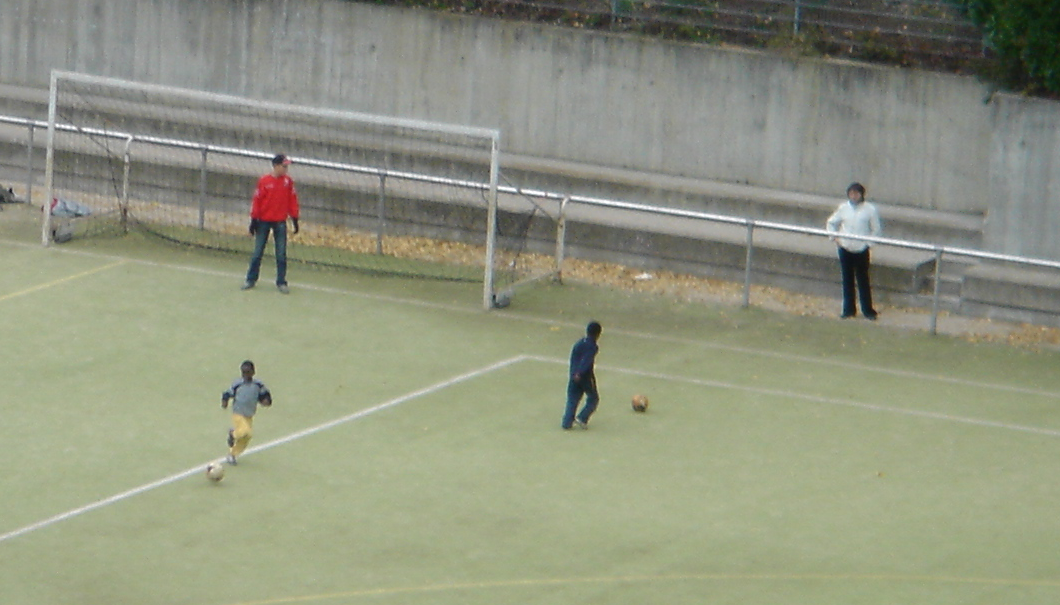
#> input picture test/crop001501.png, 1060 x 605 px
$ python test2.py
#> lines starting #> are read from the running program, lines starting #| are printed output that depends on the picture
import matplotlib.pyplot as plt
import cv2
from skimage.feature import hog
from skimage import data, color, exposure
import numpy as np

# [8 lines of commented-out code are left out]

image = cv2.imread('crop001501.png', cv2.IMREAD_GRAYSCALE) / 255.0
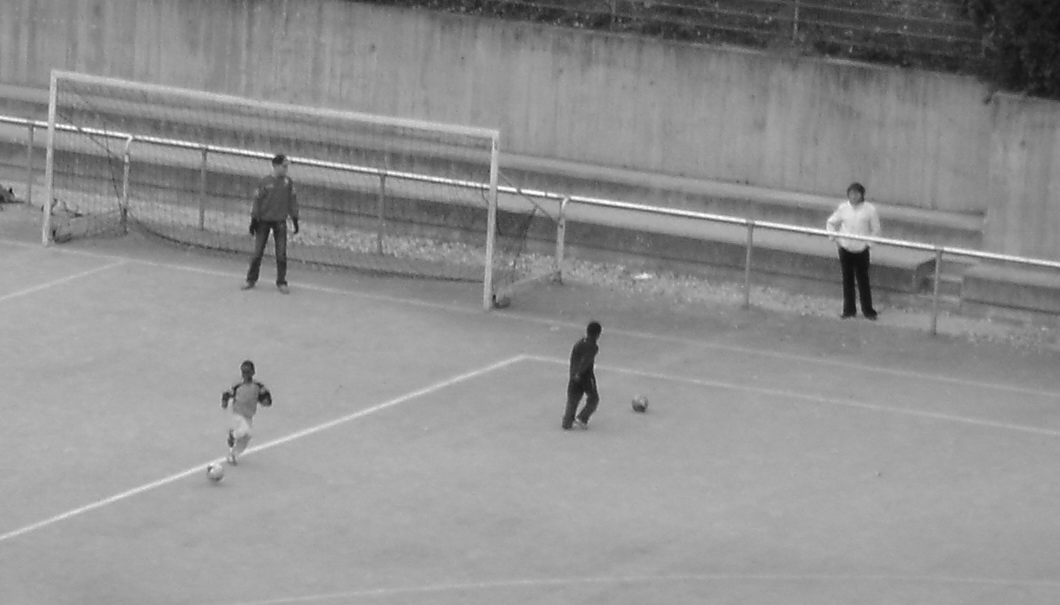
#> image: shape (605, 1060) float64; min 0.0588, max 1, mean 0.566

fd, hog_image = hog(image, orientations=10, pixels_per_cell=(16, 16),
                    cells_per_block=(1, 1), visualise=True)
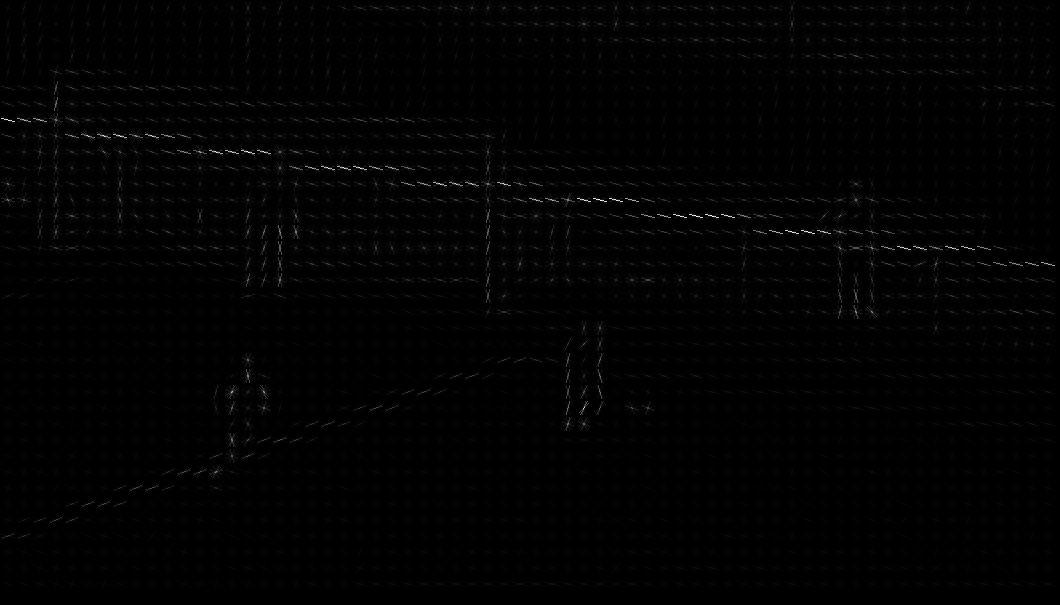
#> hog_image: shape (605, 1060) float64; min 0, max 0.141, mean 0.00134; drawn with min black and max white

fig, (ax1, ax2) = plt.subplots(1, 2, figsize=(8, 4), sharex=True, sharey=True)

ax1.axis('off')
ax1.imshow(image, cmap=plt.cm.gray)
ax1.set_title('Input image')
ax1.set_adjustable('box-forced')

# Rescale histogram for better display
hog_image_rescaled = exposure.rescale_intensity(hog_image, in_range=(0, 0.02))
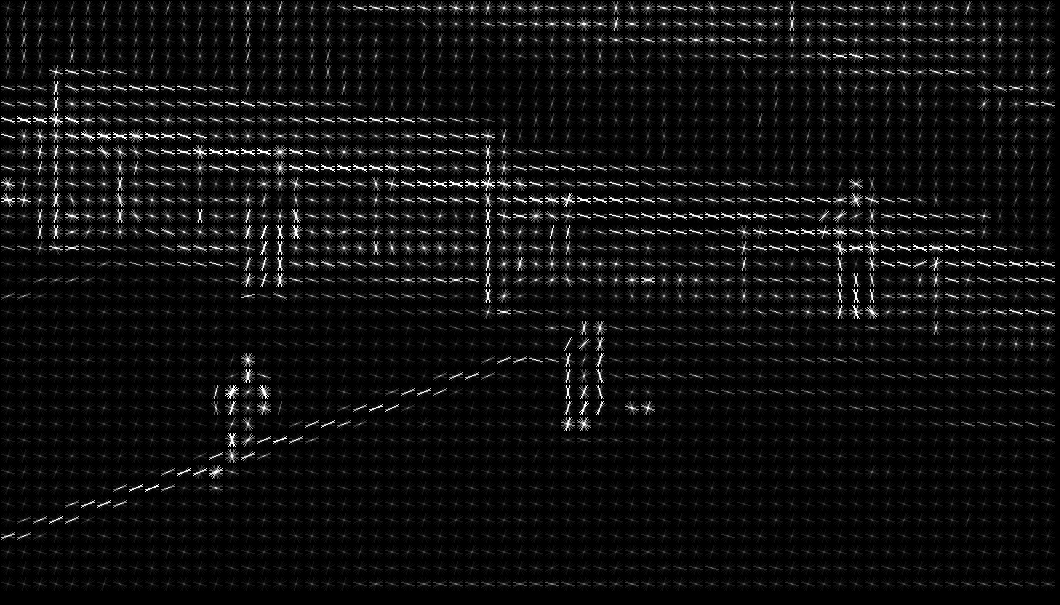
#> hog_image_rescaled: shape (605, 1060) float64; min 0, max 1, mean 0.0596

ax2.axis('off')
ax2.imshow(hog_image_rescaled, cmap=plt.cm.gray)
ax2.set_title('Histogram of Oriented Gradients')
ax1.set_adjustable('box-forced')
plt.show()
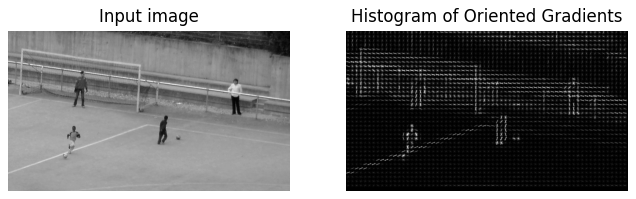
#> figure drawn by matplotlib, 2 panels

$ run again, with test/crop001633.png copied over test/crop001501.png
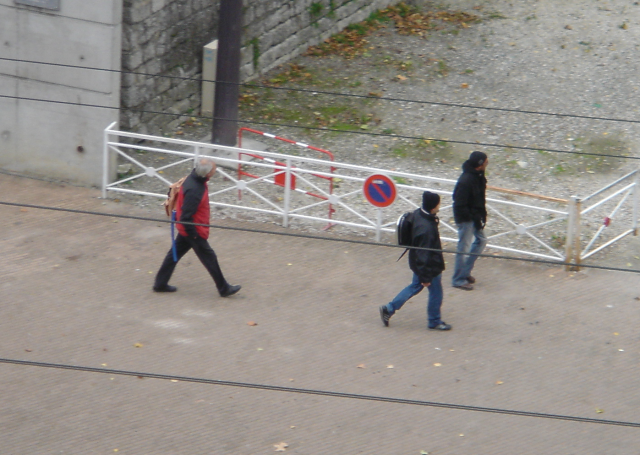
#> input picture test/crop001633.png, 1280 x 910 px (shown at 1/2 size)
#> `hog_image_rescaled = exposure.rescale_intensity(hog_image, in_range=(0..`:
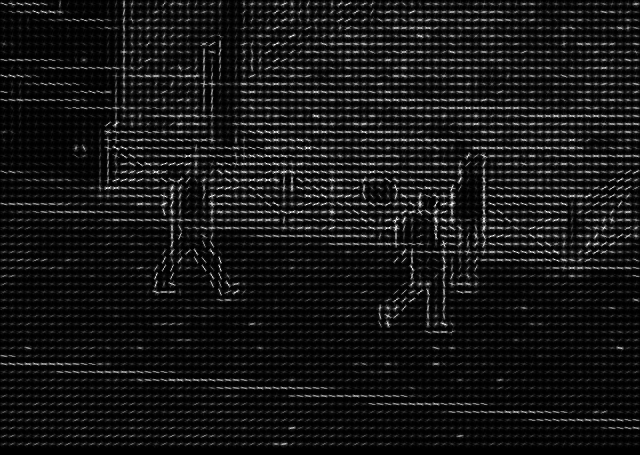
#> hog_image_rescaled: shape (910, 1280) float64 (shown at 1/2 size); min 0, max 1, mean 0.0849
#> `plt.show()`:
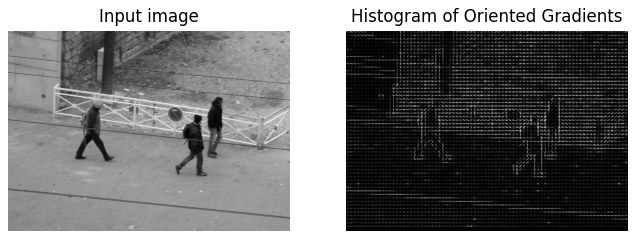
#> figure drawn by matplotlib, 2 panels
